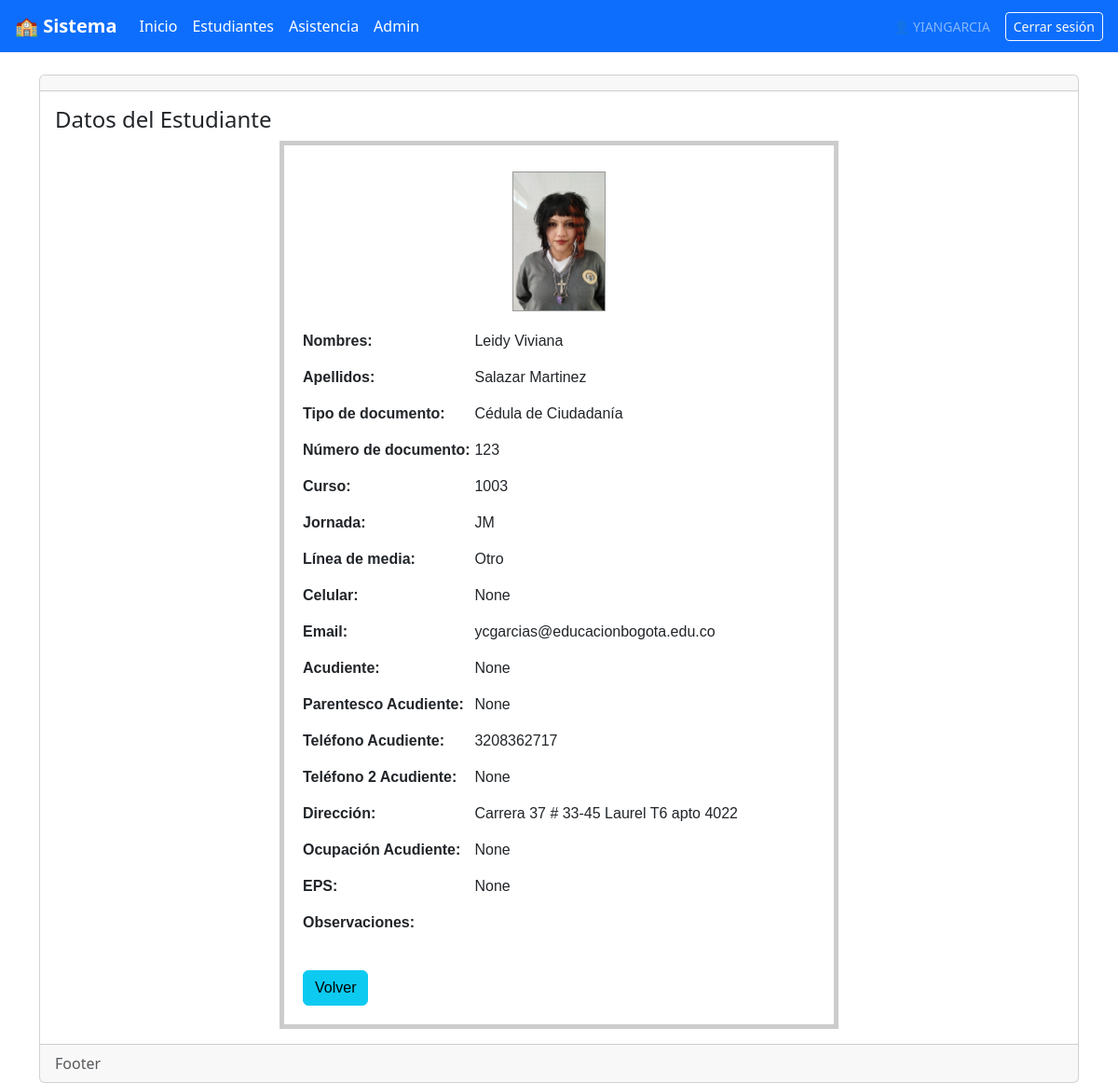
Page /estudiantes/detalle/1/ (signed in) on the committed database.
### estudiantes/models.py (models this page shows, shortened)
class Estudiante(models.Model):
    id = models.AutoField(primary_key=True)
    JORNADA = [
        ('JM', 'Jornada Mañana'),
        ('JT', 'Jornada Tarde'),
    ]
    TIPOS_DOCUMENTO = [
        ('CC', 'Cédula de Ciudadanía'),
        ('TI', 'Tarjeta de Identidad'),
        ('PP', 'Permito de Protección'),
        ('OT', 'Otro'),
    ]
    LINEA_MEDIA = [
        ('AA', 'Asistencia Administrativa'),
        ('ISERC', 'Instalaciones eléctricas'),
        ('TPS', 'Programación de Software'),
        ('COM', 'Comunicación y medios audiovisuales'),
        ('ROB', 'Robótica'),
        ('BIO', 'Biotecnología'),
        ('DIS', 'Diseño multimedia'),
        ('OT', 'Otro'),
    ]
    jornada = models.CharField(max_length=50, choices=JORNADA, verbose_name="Jornada", default='JM')
    tipo = models.CharField(max_length=2,choices=TIPOS_DOCUMENTO, verbose_name="Tipo", default='CC')
    documento = models.CharField(max_length=20, verbose_name="Documento")
    apellidos = models.CharField(max_length=100, verbose_name="Apellidos")
    nombres = models.CharField(max_length=100, verbose_name="Nombres")
    curso = models.CharField(max_length=100, verbose_name="Curso")
    linea = models.CharField(max_length=50,choices=LINEA_MEDIA, verbose_name="Línea", default='OT')
    celular = models.CharField(max_length=20, verbose_name="Celular", null=True, blank=True)
    email = models.EmailField(max_length=100, verbose_name="Email", null=True, blank=True)
    acudiente = models.CharField(max_length=100, verbose_name="Acudiente", null=True, blank=True)
    parentesco = models.CharField(max_length=50, verbose_name="Parentesco Acudiente", null=True, blank=True)
    tel_acudiente = models.CharField(max_length=20, verbose_name="Teléfono Acudiente", null=True, blank=True)
    tel2_acudiente = models.CharField(max_length=20, verbose_name="Teléfono 2 Acudiente", null=True, blank=True)
    direccion = models.CharField(max_length=200, verbose_name="Dirección", null=True, blank=True)
    ocupacion_acudiente = models.CharField(max_length=100, verbose_name="Ocupación Acudiente", null=True, blank=True)
    eps = models.CharField(max_length=100, verbose_name="EPS", null=True, blank=True)
    observaciones = models.TextField(verbose_name="Observaciones", null=True, blank=True)
    foto = models.ImageField(upload_to='fotos/', null=True, blank=True)

### estudiantes/views.py (the view)
# urls.py: path('estudiantes/detalle/<int:id>/', views.detalle,     name='detalle'),
@login_required
def detalle(request, id):
    estudiante = get_object_or_404(Estudiante, id=id)
    return render(request, 'estudiantes/detalle.html', {'estudiante': estudiante})

### estudiantes/templates/estudiantes/detalle.html (shortened to what this page needs)
{% extends "base.html" %}
{% block contenido %}
    <!DOCTYPE html>
<html lang="es">
<head>
    <div class="card">
    <div class="card-header"></div>
    <div class="card-body">
        <h4 class="card-title">Datos del Estudiante</h4>
</head>
<body>
<div class="ficha">
    <div class="foto">
        {% if estudiante.foto %}
            <img src="{{ estudiante.foto.url }}" height="100">
        {% else %}
            <p><em>Sin foto</em></p>
        {% endif %}
    </div>
    <div class="campo"><strong>Nombres:</strong> {{ estudiante.nombres }}</div>
    <div class="campo"><strong>Apellidos:</strong> {{ estudiante.apellidos }}</div>
    <div class="campo"><strong>Tipo de documento:</strong> {{ estudiante.get_tipo_display }}</div>
    <div class="campo"><strong>Número de documento:</strong> {{ estudiante.documento }}</div>
    <div class="campo"><strong>Curso:</strong> {{ estudiante.curso }}</div>
    <div class="campo"><strong>Jornada:</strong> {{ estudiante.jornada }}</div>
    <div class="campo"><strong>Línea de media:</strong> {{ estudiante.get_linea_display }}</div>
    <div class="campo"><strong>Celular:</strong> {{ estudiante.celular }}</div>
    <div class="campo"><strong>Email:</strong> {{ estudiante.email }}</div>
    <div class="campo"><strong>Acudiente:</strong> {{ estudiante.acudiente }}</div>
    <div class="campo"><strong>Parentesco Acudiente:</strong> {{ estudiante.parentesco }}</div>
    <div class="campo"><strong>Teléfono Acudiente:</strong> {{ estudiante.tel_acudiente }}</div>
    <div class="campo"><strong>Teléfono 2 Acudiente:</strong> {{ estudiante.tel2_acudiente }}</div>
    <div class="campo"><strong>Dirección:</strong> {{ estudiante.direccion }}</div>
    <div class="campo"><strong>Ocupación Acudiente:</strong> {{ estudiante.ocupacion_acudiente }}</div>
    <div class="campo"><strong>EPS:</strong> {{ estudiante.eps }}</div>
    <div class="campo"><strong>Observaciones:</strong> {{ estudiante.observaciones }}</div>
    <br>
    <a class="btn btn-info" href="{% url 'estudiantes' %}" role="button" >
        Volver
    </a>
</div>
    </div>
    <div class="card-footer text-muted">Footer</div>
 </div>
</body>
</html>
{% endblock %}

### estudiantes/templates/base.html (shortened to what this page needs)
{% load static %}
<!doctype html>
<html lang="es">
    <head>
        <link
            href="https://cdn.jsdelivr.net/npm/bootstrap@5.3.2/dist/css/bootstrap.min.css"
            rel="stylesheet"
        />
    </head>
    <body>
        <nav class="navbar navbar-expand navbar-dark bg-primary px-3">
            <a class="navbar-brand fw-bold" href="{% url 'inicio' %}">🏫 Sistema</a>
            {% if request.user.is_authenticated %}
            <div class="nav navbar-nav me-auto">
                <a class="nav-item nav-link text-white" href="{% url 'inicio' %}">Inicio</a>
                <a class="nav-item nav-link text-white" href="{% url 'estudiantes' %}">Estudiantes</a>
                <a class="nav-item nav-link text-white" href="{% url 'almuerzo' %}">Asistencia</a>
                {% if request.user.is_staff %}
                <a class="nav-item nav-link text-white" href="/admin/">Admin</a>
                {% endif %}
            </div>
            <div class="d-flex align-items-center gap-3">
                <span class="text-white-50 small">👤 {{ request.user.username|upper }}</span>
            <form method="post" action="{% url 'logout' %}" style="margin:0;">
                <button type="submit" class="btn btn-outline-light btn-sm">Cerrar sesión</button>
            </form>
            </div>
            {% else %}
            <div class="ms-auto">
                <a href="{% url 'login' %}" class="btn btn-outline-light btn-sm">Iniciar sesión</a>
            </div>
            {% endif %}
        </nav>
        <div class="container mt-4">
            <div class="row">
                <div class="col-12">
                    {% block contenido %}{% endblock contenido %}
    </body>
</html>

### estudiantes/templates/estudiantes/detalle.html (style rules this page uses)
.ficha { width: 600px; margin: auto; border: 5px solid #ccc; padding: 20px; font-family: Arial, sans-serif; }
.foto { text-align: center; margin-bottom: 20px; }
.foto img { width: 100px; height: 150px; object-fit: cover; border: 1px solid #999; }
.campo { margin-bottom: 15px; }
.campo strong { width: 180px; display: inline-block; }

### rows in the picture
Estudiante: foto (picture), nombres "Leidy Viviana", apellidos "Salazar Martinez", tipo "Cédula de Ciudadanía", documento "123", curso "1003", jornada "JM", linea "Otro", celular "None", email "ycgarcias@educacionbogota.edu.co", acudiente "None", parentesco "None", tel_acudiente "3208362717", tel2_acudiente "None", direccion "Carrera 37 # 33-45 Laurel T6 apto 4022", ocupacion_acudiente "None", eps "None"

### other values in the picture
{{ request.user.username|upper }} "YIANGARCIA"
